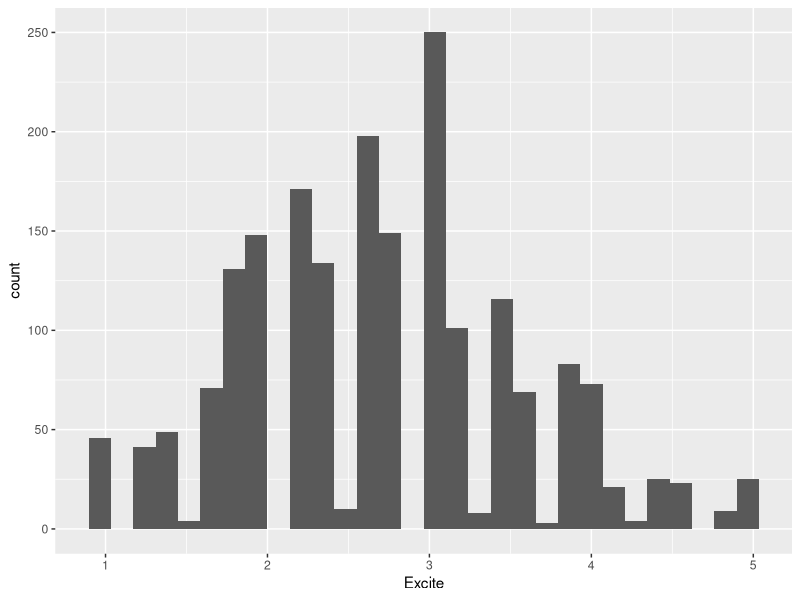
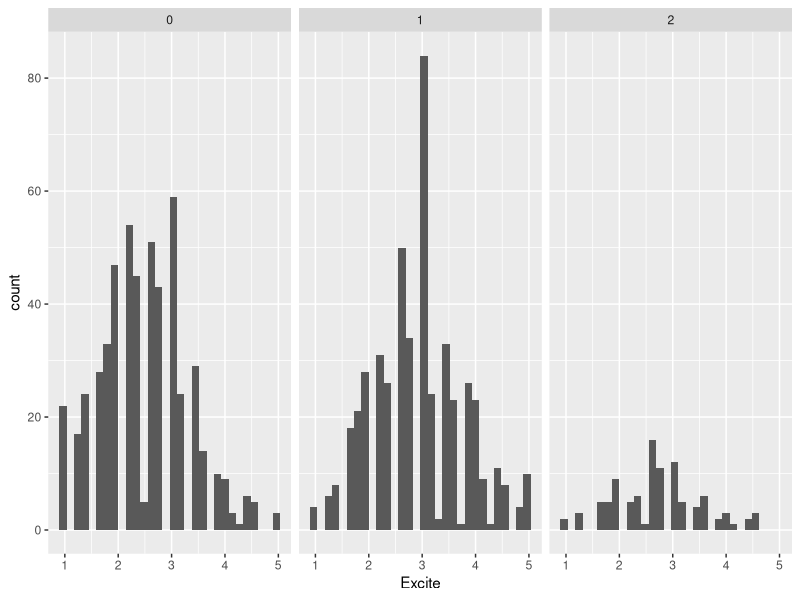
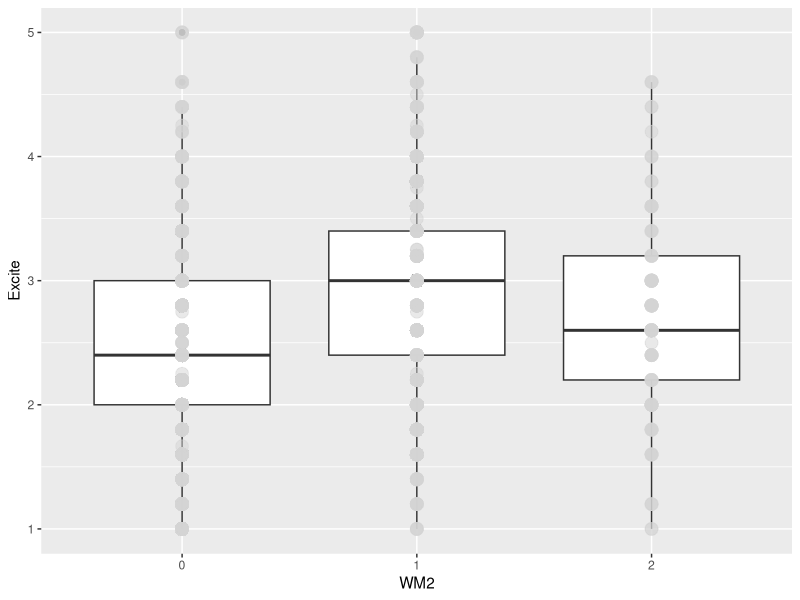
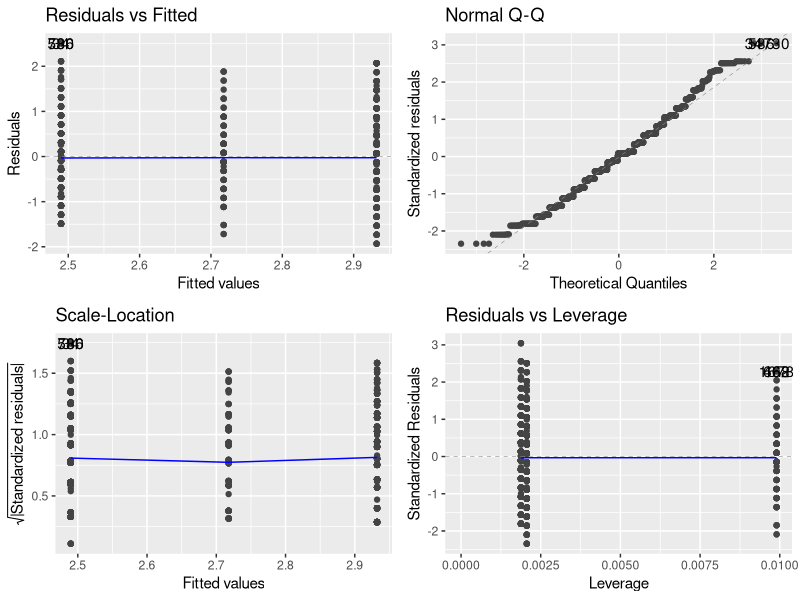
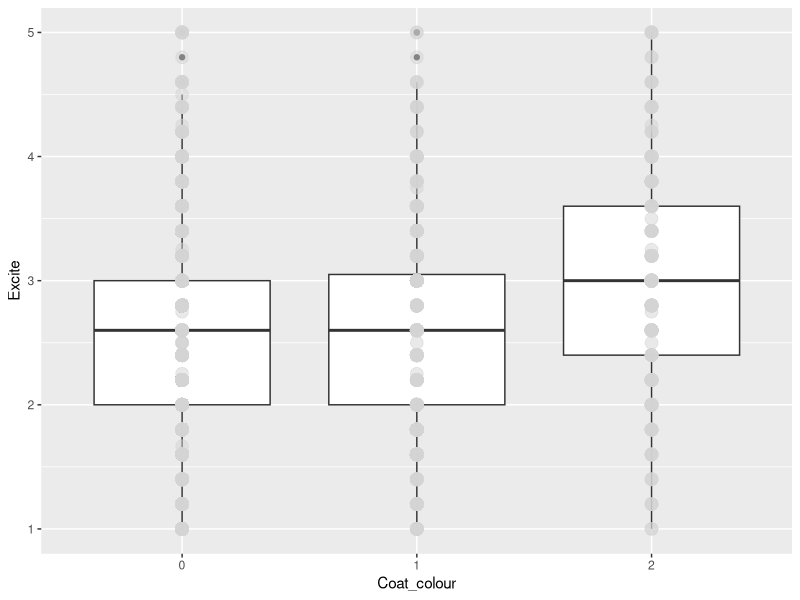
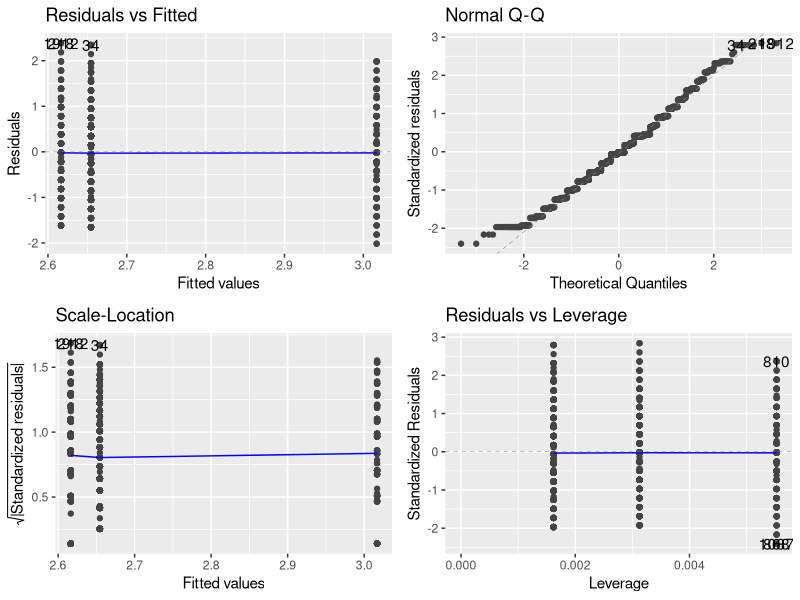
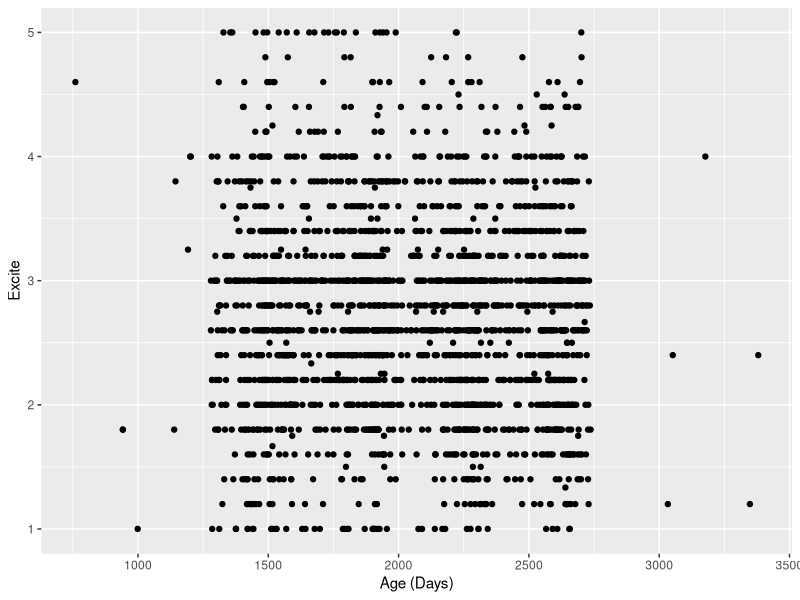
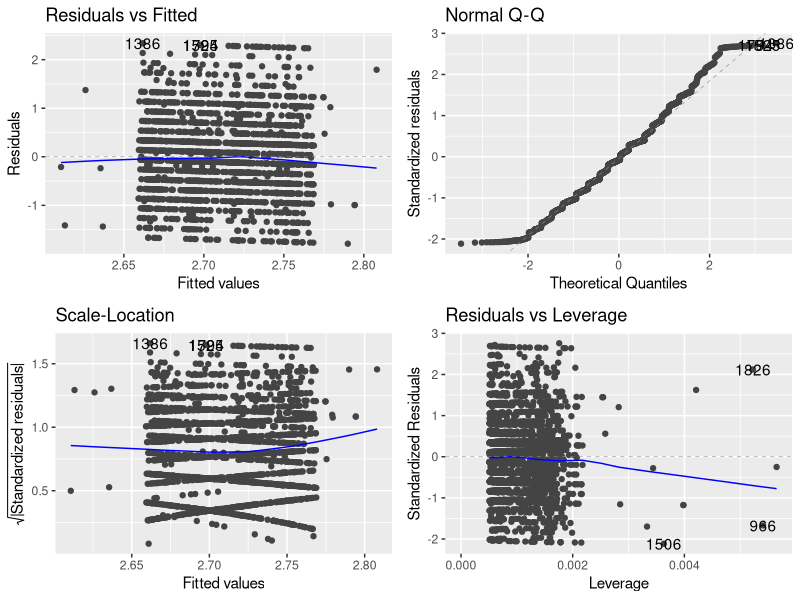

The R source for these figures, in order:
## ---- chunk 1
rm(list = ls())
library(tidyverse)
library(here)
library(ggfortify)
## ---- chunk 2
DOG <- read.csv(here("Data", "Secor-Cap-Dap-data.csv"))
## ---- chunk 3
DOG$Fixed <- DOG$Gender_status %% 2
## ---- chunk 4
summary(DOG)
## ---- chunk 5
ggplot(DOG, aes(x = Excite)) + geom_histogram()
## ---- chunk 6
ggplot(data = na.omit(DOG), aes(x = Excite)) + geom_histogram() + facet_wrap(~WM2)
## ---- chunk 7
DOG$WM2 <- as.factor(DOG$WM2)
ggplot(data = na.omit(DOG), aes(y = Excite, x = WM2)) + geom_boxplot() + geom_point(size = 4, color = 'lightgrey', alpha = 0.5)
## ---- chunk 8
jvelm <- lm(Excite ~ WM2, data = na.omit(DOG))
autoplot(jvelm)
summary(jvelm)
## ---- chunk 9
DOG$Coat_colour <- as.factor(DOG$Coat_colour)
ggplot(data = na.omit(DOG), aes(y = Excite, x = Coat_colour)) + geom_boxplot() + geom_point(size = 4, color = 'lightgrey', alpha = 0.5)
## ---- chunk 10
ccvelm <- lm(Excite ~ Coat_colour, data = na.omit(DOG))
autoplot(ccvelm)
summary(ccvelm)
## ---- chunk 11
ggplot(DOG, aes(y = Excite, x = Age)) + geom_point() + xlab("Age (Days)")
## ---- chunk 12
avelm <- lm(Excite ~ Age, data = DOG)
autoplot(avelm)
## ---- chunk 13
anova(avelm)
summary(avelm) # Starts at Call:
## ---- chunk 14
DOG$Health <- as.factor(DOG$Health)
ggplot(DOG, aes(x = Health, y = Excite)) + geom_boxplot() + geom_point(size = 4, color = 'lightgrey', alpha = 0.5)
## ---- chunk 15
t.test(Excite ~ Health, data = DOG)
## ---- chunk 16
DOG$Gender_status <- as.factor(DOG$Gender_status)
ggplot(data = na.omit(DOG), aes(y = Excite, x = Gender_status)) + geom_boxplot() + geom_point(size = 4, color = 'lightgrey', alpha = 0.5)
## ---- chunk 17
gsvelm <- lm(Excite ~ Gender_status, data = na.omit(DOG))
autoplot(gsvelm)
summary(gsvelm)
## ---- chunk 18
DOG$Fixed <- as.factor(DOG$Fixed)
ggplot(data = na.omit(DOG), aes(x = Fixed, y = Excite)) + geom_boxplot() + geom_point(size = 4, color = 'lightgrey', alpha = 0.5)
## ---- chunk 19
t.test(Excite ~ Fixed, data = DOG)
## ---- chunk 20
DOG$InOut <- as.factor(DOG$InOut)
ggplot(data = na.omit(DOG), aes(x = InOut, y = Excite)) + geom_boxplot() + geom_point(size = 4, color = 'lightgrey', alpha = 0.5)
## ---- chunk 21
iovelm <- lm(Excite ~ InOut, data = na.omit(DOG))
autoplot(iovelm)
summary(iovelm)
## ---- chunk 22
DOG$TimeEx <- as.factor(DOG$TimeEx)
ggplot(data = na.omit(DOG), aes(x = TimeEx, y = Excite)) + geom_boxplot() + geom_point(size = 4, color = 'lightgrey', alpha = 0.5)
## ---- chunk 23
tevelm <- lm(Excite ~ TimeEx, data = na.omit(DOG))
autoplot(tevelm)
summary(tevelm)
